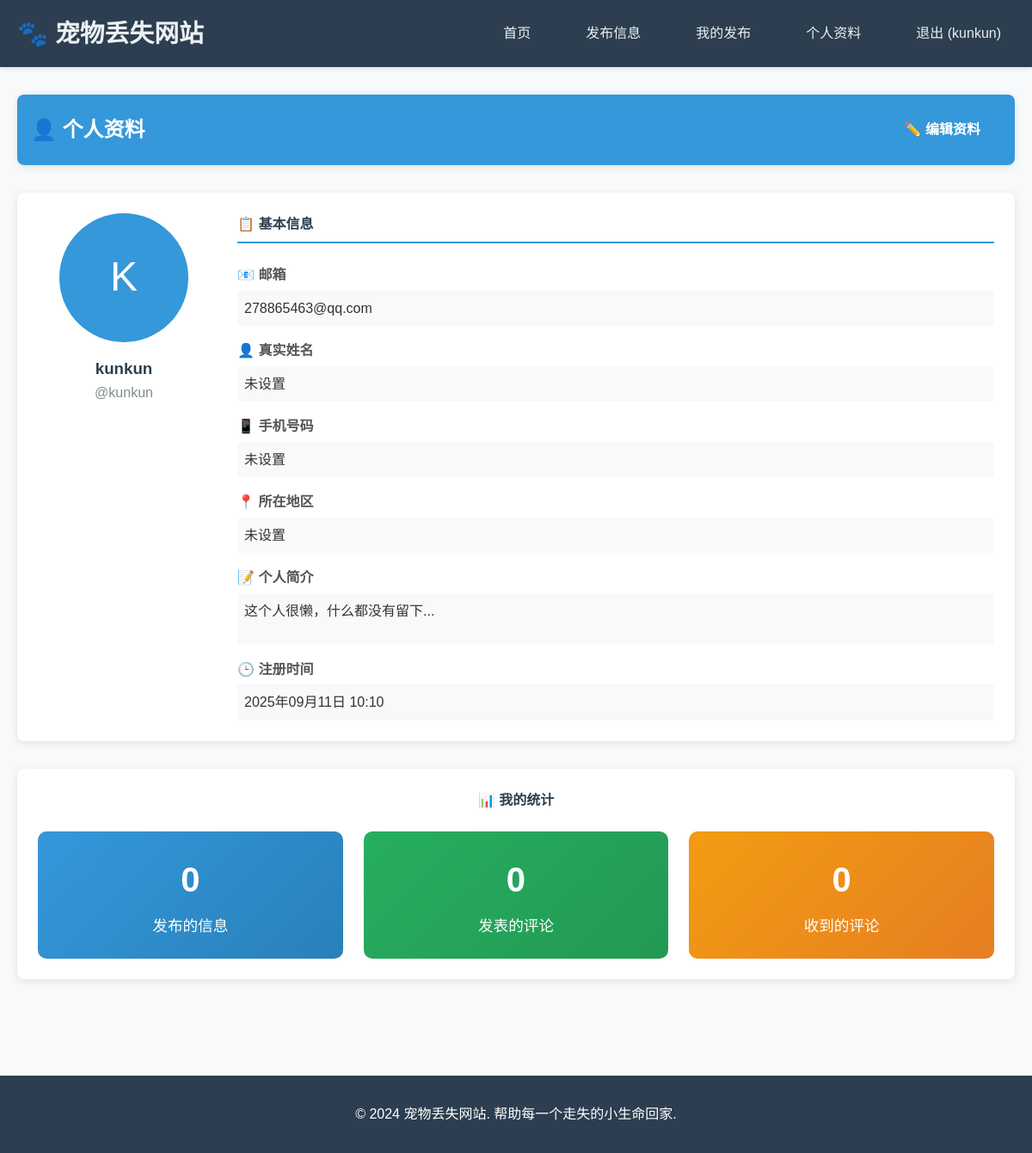
The app's page /profile (signed in) with its own data.
### app.py (models this page shows)
class User(UserMixin, db.Model):
    id = db.Column(db.Integer, primary_key=True)
    username = db.Column(db.String(80), unique=True, nullable=False)
    email = db.Column(db.String(120), unique=True, nullable=False)
    password_hash = db.Column(db.String(120), nullable=False)
    phone = db.Column(db.String(20), nullable=True)
    real_name = db.Column(db.String(50), nullable=True)
    location = db.Column(db.String(100), nullable=True)
    bio = db.Column(db.Text, nullable=True)
    avatar = db.Column(db.String(200), nullable=True)
    created_at = db.Column(db.DateTime, default=datetime.utcnow)
    posts = db.relationship('Post', backref='author', lazy=True)
    comments = db.relationship('Comment', backref='author', lazy=True)

### app.py (the view)
@app.route('/profile')
@login_required
def profile():
    return render_template('profile.html', user=current_user)

### app.py (called while the page is built)
@login_manager.user_loader
def load_user(user_id):
    return User.query.get(int(user_id))

### templates/profile.html (shortened to what this page needs)
{% extends "base.html" %}
{% block content %}
<div class="card" style="margin-bottom: 2rem;">
    <div class="card-header">
        <div style="display: flex; justify-content: space-between; align-items: center;">
            <h2 style="margin: 0;">👤 个人资料</h2>
            <a href="{{ url_for('edit_profile') }}" class="btn btn-primary">
                ✏️ 编辑资料
            </a>
        </div>
    </div>
</div>
<div class="card">
    <div class="card-body">
        <div style="display: grid; grid-template-columns: 200px 1fr; gap: 2rem; align-items: start;">
            <div style="text-align: center;">
                {% if user.avatar %}
                    <img src="{{ url_for('static', filename='uploads/' + user.avatar) }}"
                         alt="头像"
                         style="width: 150px; height: 150px; border-radius: 50%; object-fit: cover; border: 3px solid #3498db;">
                {% else %}
                    <div style="width: 150px; height: 150px; border-radius: 50%; background-color: #3498db;
                                display: flex; align-items: center; justify-content: center; color: white;
                                font-size: 3rem; margin: 0 auto;">
                        {{ user.username[0].upper() }}
                    </div>
                {% endif %}
                <h3 style="margin-top: 1rem; color: #2c3e50;">{{ user.real_name or user.username }}</h3>
                <p style="color: #7f8c8d; margin: 0;">@{{ user.username }}</p>
            </div>
            <div>
                <h4 style="color: #2c3e50; margin-bottom: 1.5rem; border-bottom: 2px solid #3498db; padding-bottom: 0.5rem;">📋 基本信息</h4>
                <div style="display: grid; gap: 1rem;">
                    <div class="info-item">
                        <label style="font-weight: bold; color: #555; display: block; margin-bottom: 0.3rem;">📧 邮箱</label>
                        <div style="padding: 0.5rem; background-color: #f8f9fa; border-radius: 4px;">{{ user.email }}</div>
                    </div>
                    <div class="info-item">
                        <label style="font-weight: bold; color: #555; display: block; margin-bottom: 0.3rem;">👤 真实姓名</label>
                        <div style="padding: 0.5rem; background-color: #f8f9fa; border-radius: 4px;">
                            {{ user.real_name or '未设置' }}
                        </div>
                    </div>
                    <div class="info-item">
                        <label style="font-weight: bold; color: #555; display: block; margin-bottom: 0.3rem;">📱 手机号码</label>
                        <div style="padding: 0.5rem; background-color: #f8f9fa; border-radius: 4px;">
                            {{ user.phone or '未设置' }}
                        </div>
                    </div>
                    <div class="info-item">
                        <label style="font-weight: bold; color: #555; display: block; margin-bottom: 0.3rem;">📍 所在地区</label>
                        <div style="padding: 0.5rem; background-color: #f8f9fa; border-radius: 4px;">
                            {{ user.location or '未设置' }}
                        </div>
                    </div>
                    <div class="info-item">
                        <label style="font-weight: bold; color: #555; display: block; margin-bottom: 0.3rem;">📝 个人简介</label>
                        <div style="padding: 0.5rem; background-color: #f8f9fa; border-radius: 4px; min-height: 60px;">
                            {{ user.bio or '这个人很懒，什么都没有留下...' }}
                        </div>
                    </div>
                    <div class="info-item">
                        <label style="font-weight: bold; color: #555; display: block; margin-bottom: 0.3rem;">🕒 注册时间</label>
                        <div style="padding: 0.5rem; background-color: #f8f9fa; border-radius: 4px;">
                            {{ user.created_at.strftime('%Y年%m月%d日 %H:%M') }}
                        </div>
                    </div>
                </div>
            </div>
        </div>
    </div>
</div>
<div class="card" style="margin-top: 2rem;">
    <div class="card-body">
        <h4 style="color: #2c3e50; margin-bottom: 1.5rem; text-align: center;">📊 我的统计</h4>
        <div style="display: grid; grid-template-columns: repeat(auto-fit, minmax(200px, 1fr)); gap: 1.5rem; text-align: center;">
            <div class="stat-card" style="background: linear-gradient(135deg, #3498db, #2980b9); color: white; padding: 1.5rem; border-radius: 10px;">
                <div style="font-size: 2.5rem; font-weight: bold; margin-bottom: 0.5rem;">{{ user.posts|length }}</div>
                <div style="font-size: 1.1rem;">发布的信息</div>
            </div>
            <div class="stat-card" style="background: linear-gradient(135deg, #27ae60, #229954); color: white; padding: 1.5rem; border-radius: 10px;">
                <div style="font-size: 2.5rem; font-weight: bold; margin-bottom: 0.5rem;">{{ user.comments|length }}</div>
                <div style="font-size: 1.1rem;">发表的评论</div>
            </div>
            <div class="stat-card" style="background: linear-gradient(135deg, #f39c12, #e67e22); color: white; padding: 1.5rem; border-radius: 10px;">
                <div style="font-size: 2.5rem; font-weight: bold; margin-bottom: 0.5rem;">
                    {% set total_comments = 0 %}
                    {% for post in user.posts %}
                        {% set total_comments = total_comments + post.comments|length %}
                    {% endfor %}
                    {{ total_comments }}
                </div>
                <div style="font-size: 1.1rem;">收到的评论</div>
            </div>
        </div>
    </div>
</div>
{% endblock %}

### templates/base.html (shortened to what this page needs)
<!DOCTYPE html>
<html lang="zh-CN">
<head>
    <link rel="stylesheet" href="{{ url_for('static', filename='css/style.css') }}">
</head>
<body>
    <nav class="navbar">
        <div class="container">
            <h1><a href="{{ url_for('index') }}" style="color: inherit; text-decoration: none;">🐾 宠物丢失网站</a></h1>
            <nav>
                <ul>
                    <li><a href="{{ url_for('index') }}">首页</a></li>
                    {% if current_user.is_authenticated %}
                        <li><a href="{{ url_for('create_post') }}">发布信息</a></li>
                        <li><a href="{{ url_for('my_posts') }}">我的发布</a></li>
                    <li><a href="{{ url_for('profile') }}">个人资料</a></li>
                    <li><a href="{{ url_for('logout') }}">退出 ({{ current_user.username }})</a></li>
                    {% else %}
                        <li><a href="{{ url_for('login') }}">登录</a></li>
                        <li><a href="{{ url_for('register') }}">注册</a></li>
                    {% endif %}
                </ul>
            </nav>
        </div>
    </nav>
    <main class="main-content">
        <div class="container">
            {% block content %}{% endblock %}
        </div>
    </main>
    <footer style="background-color: #2c3e50; color: white; text-align: center; padding: 2rem 0; margin-top: 3rem;">
        <div class="container">
            <p>&copy; 2024 宠物丢失网站. 帮助每一个走失的小生命回家.</p>
        </div>
    </footer>
</body>
</html>

### static/css/style.css (style rules this page uses)
* { margin: 0; padding: 0; box-sizing: border-box; }
body { font-family: 'Arial', sans-serif; line-height: 1.6; color: #333; background-color: #f8f9fa; }
.container { max-width: 1200px; margin: 0 auto; padding: 0 20px; }
.navbar { background-color: #2c3e50; color: white; padding: 1rem 0; box-shadow: 0 2px 4px rgba(0,0,0,0.1); }
.navbar .container { display: flex; justify-content: space-between; align-items: center; }
.navbar h1 { font-size: 1.8rem; color: #ecf0f1; }
.navbar nav ul { display: flex; list-style: none; gap: 2rem; }
.navbar nav a { color: #ecf0f1; text-decoration: none; padding: 0.5rem 1rem; border-radius: 4px; transition: background-color 0.3s; }
.main-content { padding: 2rem 0; min-height: calc(100vh - 200px); }
.card { background: white; border-radius: 8px; box-shadow: 0 2px 10px rgba(0,0,0,0.1); margin-bottom: 2rem; overflow: hidden; }
.card-header { background-color: #3498db; color: white; padding: 1rem; font-weight: bold; }
.card-body { padding: 1.5rem; }
.btn { display: inline-block; padding: 0.75rem 1.5rem; border: none; border-radius: 4px; cursor: pointer; text-decoration: none; font-size: 1rem; transition: all 0.3s; text-align: center; }
.btn-primary { background-color: #3498db; color: white; }

### records on screen
User: username "kunkun", username "K", real_name+username "kunkun", email "278865463@qq.com", real_name "未设置", phone "未设置", location "未设置", bio "这个人很懒，什么都没有留下...", created_at "2025年09月11日 10:10"

### other values on screen
{{ user.posts|length }} "0"
{{ user.comments|length }} "0"
{{ total_comments }} "0"
